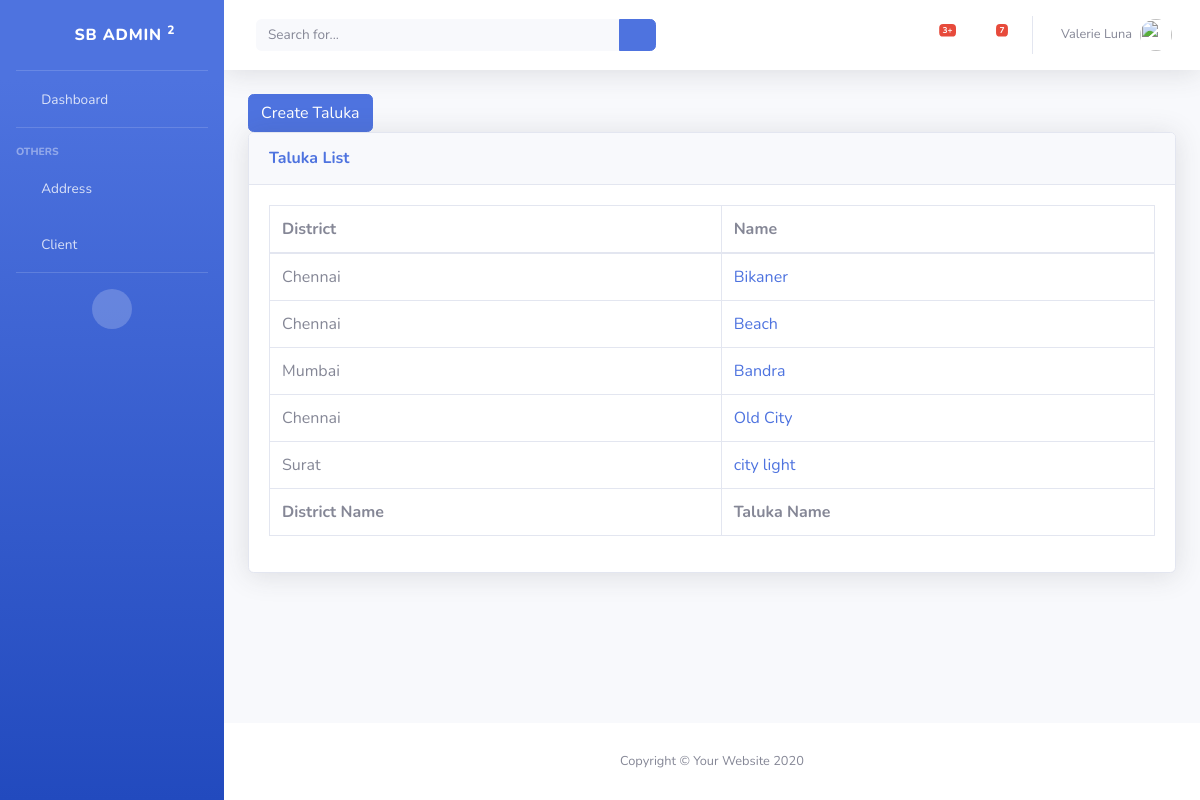
/loan/list-taluka, run on an earlier commit of the app's database.
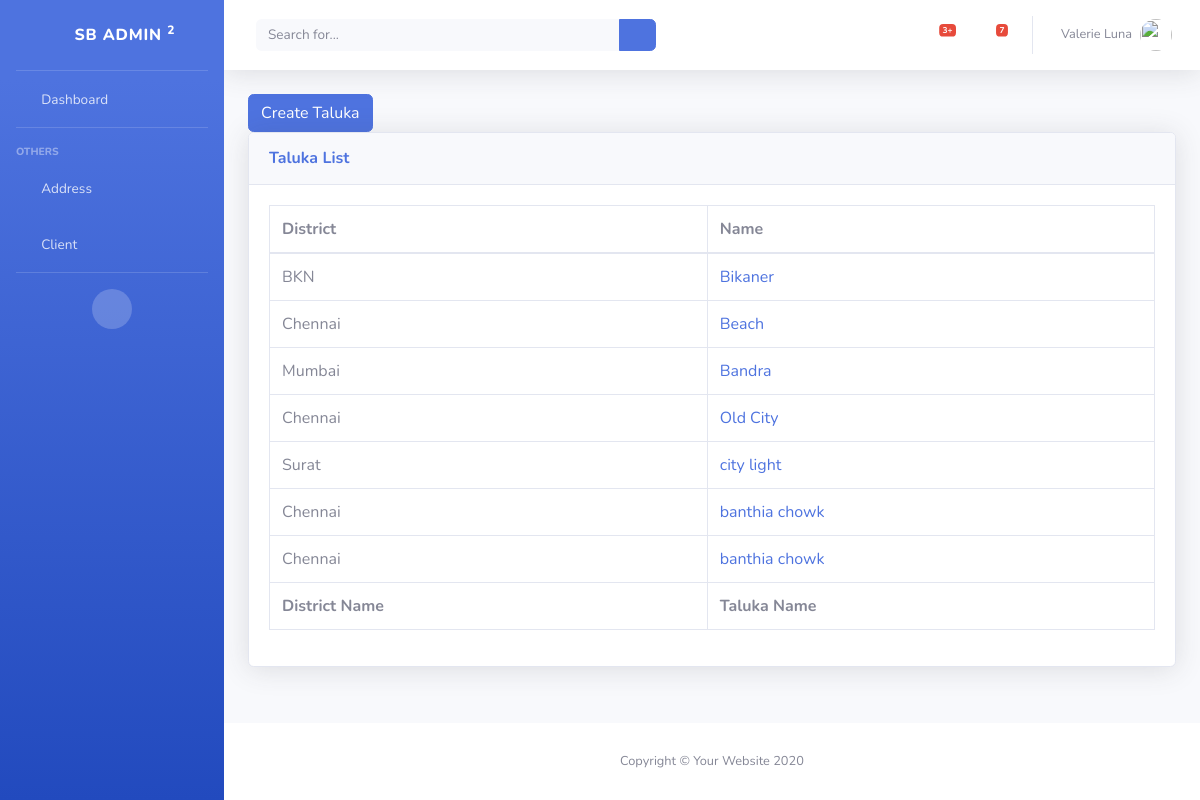
And on a later commit of the database.
### loan/models.py (models this page shows, shortened)
class Taluka(models.Model):
    district_id = models.ForeignKey(District, on_delete=models.CASCADE)
    name = models.CharField(max_length=255)

class District(models.Model):
    name = models.CharField(max_length=255)
    class Meta:
        ordering = ['name']
    def __str__(self):
        return self.name

### loan/views/address.py (the view)
class TalukaListView(ListView):
    model = models.Taluka

### loan/templates/loan/taluka_list.html
{% extends "base_template.html" %}
{% block content %}
    <a href="{% url 'loan:create-taluka' %}" class="btn btn-primary">Create Taluka</a>
    <div class="card shadow mb-4">
        <div class="card-header py-3">
            <h6 class="m-0 font-weight-bold text-primary">Taluka List</h6>
        </div>
        <div class="card-body">
            <div class="table-responsive">
                <table class="table table-bordered" id="dataTable" width="100%" cellspacing="0">
                    <thead>
                    <tr>
                        <th>District</th>
                        <th>Name</th>
                    </tr>
                    </thead>
                    <tfoot>
                    <tr>
                        <th>District Name</th>
                        <th>Taluka Name</th>
                    </tr>
                    </tfoot>
                    <tbody>
                    {% for taluka in taluka_list %}
                        <tr>
                            <td>{{ taluka.district_id }}</td>
                            <td>
                                <a href="{% url 'loan:update-taluka' pk=taluka.id %}" >{{ taluka.name }}</a>
                            </td>
                        </tr>
                    {% endfor %}
                    </tbody>
                </table>
            </div>
        </div>
    </div>
{% endblock %}

### templates/base_template.html (shortened to what this page needs)
{% load static %}
<html lang="en">
<head>
    <link href="{% static 'vendor/fontawesome-free/css/all.min.css' %}" rel="stylesheet" type="text/css">
    <link href="{% static 'css/sb-admin-2.min.css' %}" rel="stylesheet">
    <link href="{% static 'vendor/datatables/dataTables.bootstrap4.min.css' %}" rel="stylesheet">
</head>
<body id="page-top">
<div id="wrapper">
    <ul class="navbar-nav bg-gradient-primary sidebar sidebar-dark accordion" id="accordionSidebar">
      <a class="sidebar-brand d-flex align-items-center justify-content-center" href="index.html">
        <div class="sidebar-brand-icon rotate-n-15">
          <i class="fas fa-laugh-wink"></i>
        </div>
        <div class="sidebar-brand-text mx-3">SB Admin <sup>2</sup></div>
      </a>
      <hr class="sidebar-divider my-0">
      <li class="nav-item">
        <a class="nav-link" href="index.html">
          <i class="fas fa-fw fa-tachometer-alt"></i>
          <span>Dashboard</span></a>
      </li>
        <hr class="sidebar-divider">
        <div class="sidebar-heading">
            Others
        </div>
        <li class="nav-item">
            <a class="nav-link collapsed" href="#" data-toggle="collapse" data-target="#collapseTwo"
               aria-expanded="true" aria-controls="collapseTwo">
                <i class="fas fa-fw fa-cog"></i>
                <span>Address</span>
            </a>
        </li>
        <li class="nav-item">
            <a class="nav-link collapsed" href="#" data-toggle="collapse" data-target="#collapseUtilities"
               aria-expanded="true" aria-controls="collapseUtilities">
                <i class="fas fa-fw fa-wrench"></i>
                <span>Client</span>
            </a>
        </li>
      <hr class="sidebar-divider">
      <div class="text-center d-none d-md-inline">
        <button class="rounded-circle border-0" id="sidebarToggle"></button>
      </div>
    </ul>
    <div id="content-wrapper" class="d-flex flex-column">
      <div id="content">
        <nav class="navbar navbar-expand navbar-light bg-white topbar mb-4 static-top shadow">
          <form class="d-none d-sm-inline-block form-inline mr-auto ml-md-3 my-2 my-md-0 mw-100 navbar-search">
            <div class="input-group">
              <input type="text" class="form-control bg-light border-0 small" placeholder="Search for..." aria-label="Search" aria-describedby="basic-addon2">
              <div class="input-group-append">
                <button class="btn btn-primary" type="button">
                  <i class="fas fa-search fa-sm"></i>
                </button>
              </div>
            </div>
          </form>
          <ul class="navbar-nav ml-auto">
            <li class="nav-item dropdown no-arrow mx-1">
              <a class="nav-link dropdown-toggle" href="#" id="alertsDropdown" role="button" data-toggle="dropdown" aria-haspopup="true" aria-expanded="false">
                <i class="fas fa-bell fa-fw"></i>
                <span class="badge badge-danger badge-counter">3+</span>
              </a>
            </li>
            <li class="nav-item dropdown no-arrow mx-1">
              <a class="nav-link dropdown-toggle" href="#" id="messagesDropdown" role="button" data-toggle="dropdown" aria-haspopup="true" aria-expanded="false">
                <i class="fas fa-envelope fa-fw"></i>
                <span class="badge badge-danger badge-counter">7</span>
              </a>
            </li>
            <li class="nav-item dropdown no-arrow">
              <a class="nav-link dropdown-toggle" href="#" id="userDropdown" role="button" data-toggle="dropdown" aria-haspopup="true" aria-expanded="false">
                <span class="mr-2 d-none d-lg-inline text-gray-600 small">Valerie Luna</span>
                <img class="img-profile rounded-circle" src="https://source.unsplash.com/QAB-WJcbgJk/60x60">
              </a>
            </li>
          </ul>
        </nav>
        <div class="container-fluid">
              {% block content %}{% endblock %}
        </div>
      </div>
      <footer class="sticky-footer bg-white">
        <div class="container my-auto">
          <div class="copyright text-center my-auto">
            <span>Copyright &copy; Your Website 2020</span>
          </div>
        </div>
      </footer>
    </div>
  </div>
</body>
</html>
</html>

What changed in the data, as far as the page shows it:
changed Taluka "Bikaner": district_id "Chennai" → "BKN"
added Taluka: district_id "Chennai", name "banthia chowk"
added Taluka: district_id "Chennai", name "banthia chowk"
